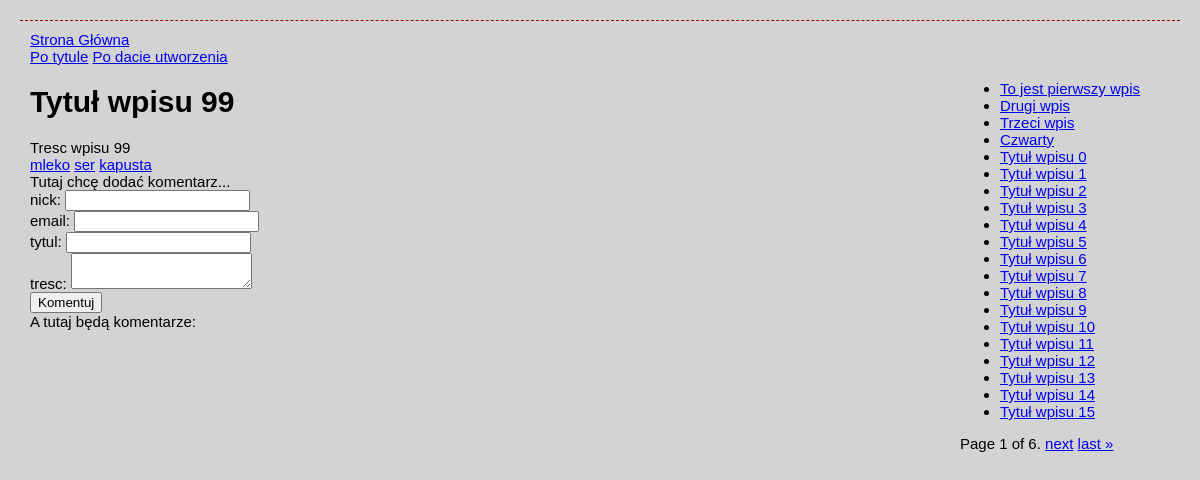
The app's page /blog/wpisy/104, older data.
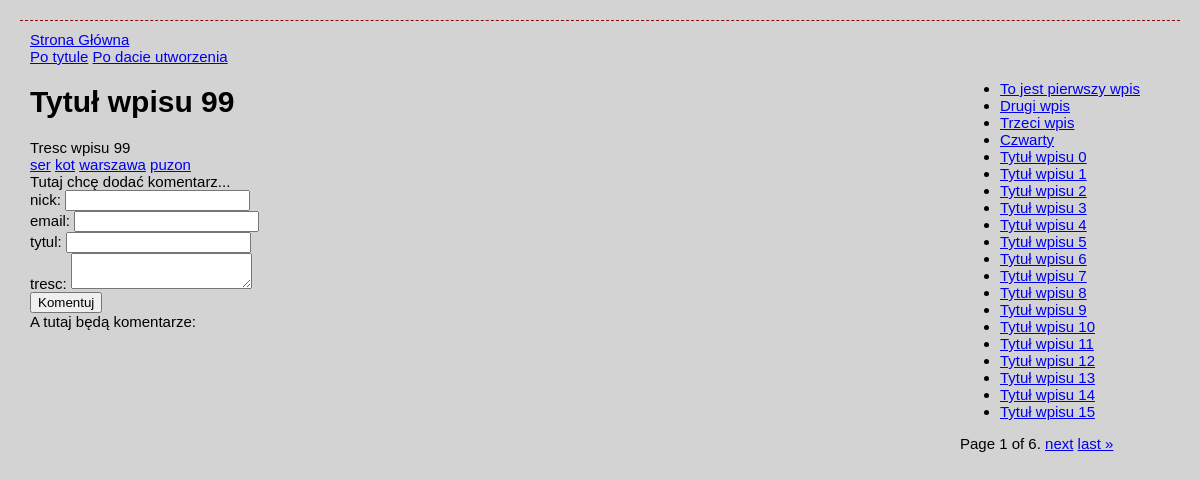
The same page, newer data.
### blog/models.py (models this page shows, shortened)
class TimestampModel(models.Model):
    created = models.DateTimeField(auto_now_add=True)
    modified = models.DateTimeField(auto_now=True)
    class Meta:
        abstract = True

class Wpis(TimestampModel):
    tytul = models.CharField(max_length=200)
    tresc = models.TextField()
    tagi = models.ManyToManyField(Tag, blank=True)
    class Meta:
        verbose_name_plural = "Wpisy"

class Tag(models.Model):
    nazwa = models.CharField(max_length=200, unique=True)
    class Meta:
        verbose_name_plural = "Tagi"

### blog/views.py (the view, shortened to what this page needs)
# urls.py: path('blog/wpisy/<id_wpisu>', details, name='szczegoly-wpisu'),
def details(request, id_wpisu):
    errors = ""
    wpis = Wpis.objects.get(pk=id_wpisu)
    tagi = wpis.tagi.all()
    wpisy = Wpis.objects.all()
    paginator = Paginator(wpisy, 20)  # pokaż 1 wpisie na stronie
    page = request.GET.get('page')
    wpisy = paginator.get_page(page)
    return render(
        request=request,
        template_name='blog/index.html',
        context={
            'wybrany_wpis': wpis,
            'wpisy': wpisy,
            'page': page,
            'tagi': tagi,
            'errors': errors
        }
    )

### blog/templates/blog/index.html (shortened to what this page needs)
{% extends 'base.html' %}
{% block lista_wpisow %}
<div class="filters">
    <a href="{% url 'wpisy-main' %}?orderby=tytul">Po tytule</a>
    <a href="{% url 'wpisy-main' %}?orderby=created">Po dacie utworzenia</a>
</div>
<div class="sidebar">
    <div class="lista_wpisow">
        <ul>
            {% for wpis in wpisy %}
            <li><a href="{% url 'szczegoly-wpisu' id_wpisu=wpis.id %}?page={{page}}">{{ wpis.tytul }}</a></li>
            {% endfor %}
        </ul>
    </div>
    <div class="pagination">
        <span class="step-links">
            <span class="current">
                Page {{ wpisy.number }} of {{ wpisy.paginator.num_pages }}.
            </span>
            {% if wpisy.has_next %}
                <a href="?page={{ wpisy.next_page_number }}">next</a>
                <a href="?page={{ wpisy.paginator.num_pages }}">last &raquo;</a>
            {% endif %}
        </span>
    </div>
</div>
{% endblock %}
{% block wpis %}
<div class="wpis">
    <h1>{{ wybrany_wpis.tytul }}</h1>
    <div class="tresc_wpisu">{{ wybrany_wpis.tresc }}</div>
    <div class="tag_list">
        {% for tag in tagi %}
        <a href="{% url 'wpisy-po-tagu' nazwa_taga=tag.nazwa %}">{{ tag.nazwa }}</a>
        {% endfor %}
    </div>
</div>
Tutaj chcę dodać komentarz...
<form method="POST" action="{% url 'szczegoly-wpisu' id_wpisu=wybrany_wpis.id %}">
    nick: <input type="text" name="nick"><br>
    email: <input type="text" name="email"><br>
    tytul: <input type="text" name="tytul"><br>
    tresc: <textarea name="tresc"></textarea><br>
    <button type="submit">Komentuj</button>
</form>
A tutaj będą komentarze:
{% endblock %}

Row changes from the older to the newer data that the page shows:
no longer on this page (row unchanged): Tag: nazwa "mleko"
no longer on this page (row unchanged): Tag: nazwa "kapusta"
added Tag: nazwa "kot"
added Tag: nazwa "warszawa"
added Tag: nazwa "puzon"
